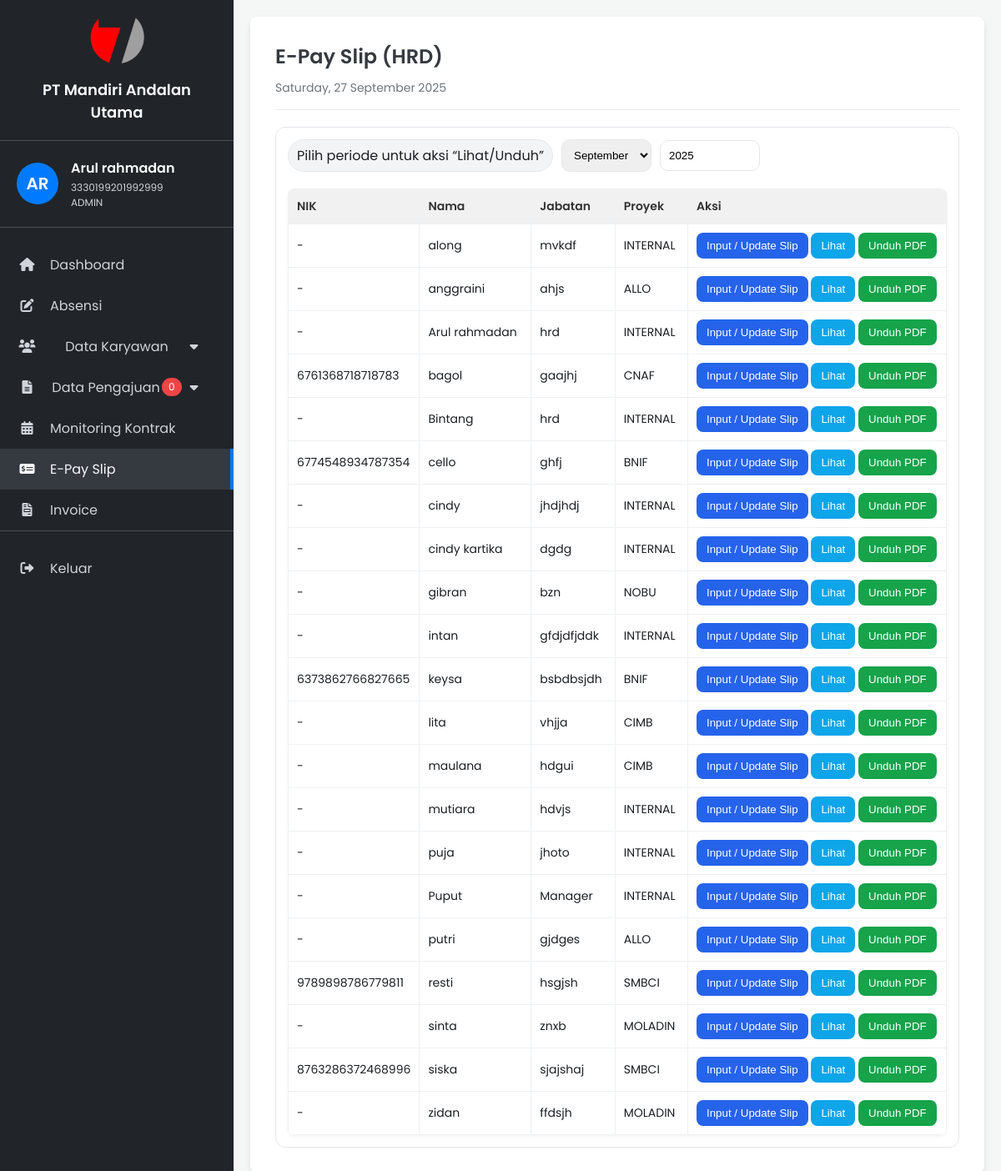
Screenshot of /admin/payslip/e_payslip_admin.php (signed in) with the database file from the repository.
### tables this page shows
CREATE TABLE `karyawan` (
  `id_karyawan` bigint(20) UNSIGNED NOT NULL,
  `nama_karyawan` varchar(255) DEFAULT NULL,
  `jabatan` varchar(100) DEFAULT NULL,
  `jenis_kelamin` varchar(50) DEFAULT NULL,
  `tempat_lahir` varchar(100) DEFAULT NULL,
  `tanggal_lahir` date DEFAULT NULL,
  `alamat` varchar(255) DEFAULT NULL,
  `alamat_tinggal` varchar(255) DEFAULT NULL,
  `rt_rw` varchar(10) DEFAULT NULL,
  `kelurahan` varchar(100) DEFAULT NULL,
  `kecamatan` varchar(100) DEFAULT NULL,
  `kota_kabupaten` varchar(100) DEFAULT NULL,
  `nik_ktp` varchar(20) DEFAULT NULL,
  `pendidikan_terakhir` varchar(100) DEFAULT NULL,
  `no_hp` varchar(20) DEFAULT NULL,
  `alamat_email` varchar(255) DEFAULT NULL,
  `no_kk` varchar(20) DEFAULT NULL,
  `nama_ayah` varchar(100) DEFAULT NULL,
  `nama_ibu` varchar(100) DEFAULT NULL,
  `nik_karyawan` varchar(50) DEFAULT NULL,
  `nip` varchar(50) DEFAULT NULL,
  `penempatan` varchar(100) DEFAULT NULL,
  `nama_user` varchar(100) DEFAULT NULL,
  `kota` varchar(100) DEFAULT NULL,
  `area` varchar(100) DEFAULT NULL,
  `nomor_kontrak` varchar(100) DEFAULT NULL,
  `tanggal_pembuatan_pks` date DEFAULT NULL,
  `nomor_surat_tugas` varchar(100) DEFAULT NULL,
  `masa_penugasan` varchar(100) DEFAULT NULL,
  `tgl_aktif_masuk` date DEFAULT NULL,
  `join_date` date DEFAULT NULL,
  `end_date` date DEFAULT NULL,
  `end_date_pks` date DEFAULT NULL,
  `end_of_contract` date DEFAULT NULL,
  `status_karyawan` varchar(50) DEFAULT NULL,
  `status` varchar(50) DEFAULT NULL,
  `tgl_resign` date DEFAULT NULL,
  `cabang` varchar(100) DEFAULT NULL,
  `job` varchar(100) DEFAULT NULL,
  `channel` varchar(100) DEFAULT NULL,
  `tgl_rmu` date DEFAULT NULL,
  `nomor_rekening` varchar(50) DEFAULT NULL,
  `nama_bank` varchar(50) DEFAULT NULL,
  `gapok` decimal(10,2) DEFAULT NULL,
  `umk_ump` decimal(10,2) DEFAULT NULL,
  `tanggal_pernyataan` date DEFAULT NULL,
  `npwp` varchar(50) DEFAULT NULL,
  `status_pajak` varchar(50) DEFAULT NULL,
  `recruitment_officer` varchar(100) DEFAULT NULL,
  `team_leader` varchar(100) DEFAULT NULL,
  `recruiter` varchar(100) DEFAULT NULL,
  `tl` varchar(100) DEFAULT NULL,
  `manager` varchar(100) DEFAULT NULL,
  `nama_sm` varchar(100) DEFAULT NULL,
  `nama_sh` varchar(100) DEFAULT NULL,
  `sales_code` varchar(50) DEFAULT NULL,
  `nomor_reff` varchar(50) DEFAULT NULL,
  `no_bpjamsostek` varchar(50) DEFAULT NULL,
  `no_bpjs_kes` varchar(50) DEFAULT NULL,
  `role` enum('HRD','KARYAWAN','ADMIN') DEFAULT NULL,
  `proyek` enum('ALLO','MOLADIN','NOBU','CIMB','CNAF','BNIF','SMBCI','INTERNAL') DEFAULT NULL,
  `surat_tugas` varchar(255) DEFAULT NULL
);

### admin/config.php (called while the page is built, shortened)
<?php
function e($string) {
    return htmlspecialchars($string, ENT_QUOTES, 'UTF-8');
}
?>

### admin/payslip/e_payslip_admin.php (the view, shortened to what this page needs)
<?php
require '../config.php';
$q = "SELECT id_karyawan, nik_karyawan, nama_karyawan, jabatan, proyek
      FROM karyawan
      WHERE (status IS NULL OR status='' OR UPPER(status) <> 'TIDAK AKTIF')
      ORDER BY nama_karyawan ASC";
$employees = [];
$res = $conn->query($q);
if ($res) {
    $employees = $res->fetch_all(MYSQLI_ASSOC);
}
$id_karyawan_admin = $_SESSION['id_karyawan'];
$nama_user_admin = $_SESSION['nama'];
$role_user_admin = $_SESSION['role'];
$sql_pending_requests = "SELECT COUNT(*) AS total_pending FROM pengajuan WHERE status_pengajuan = 'Menunggu'";
$result_pending_requests = $conn->query($sql_pending_requests);
$total_pending = $result_pending_requests->fetch_assoc()['total_pending'] ?? 0;
$stmt_admin_info = $conn->prepare("SELECT nik_ktp, jabatan FROM karyawan WHERE id_karyawan = ?");
$nik_user_admin = 'Tidak Ditemukan';
if ($stmt_admin_info) {
    $stmt_admin_info->bind_param("i", $id_karyawan_admin);
    $stmt_admin_info->execute();
    $result_admin_info = $stmt_admin_info->get_result();
    $admin_info = $result_admin_info->fetch_assoc();
    if ($admin_info) {
        $nik_user_admin = $admin_info['nik_ktp'];
    }
}
?>
<!doctype html>
<html lang="id">
<head>
    <link rel="stylesheet" href="https://cdnjs.cloudflare.com/ajax/libs/font-awesome/6.0.0-beta3/css/all.min.css">
    <link rel="stylesheet" href="../style.css">
</head>
<body>
    <div class="container">
        <aside class="sidebar">
            <div>
                <div class="company-brand">
                    <img src="../image/manu.png" alt="Logo PT Mandiri Andalan Utama" class="company-logo">
                    <p class="company-name">PT Mandiri Andalan Utama</p>
                </div>
                <div class="user-info">
                    <div class="user-avatar"><?= e(strtoupper(substr($nama_user_admin, 0, 2))) ?></div>
                    <div class="user-details">
                        <p class="user-name"><?= e($nama_user_admin) ?></p>
                        <p class="user-id"><?= e($nik_user_admin) ?></p>
                        <p class="user-role"><?= e($role_user_admin) ?></p>
                    </div>
                </div>
                <nav class="sidebar-nav">
                    <ul>
                        <li><a href="../dashboard_admin.php"><i class="fas fa-home"></i> Dashboard</a></li>
                        <li><a href="../absensi/absensi.php"><i class="fas fa-edit"></i> Absensi </a></li>
                        <li class="dropdown-trigger">
                            <a href="#" class="dropdown-link"><i class="fas fa-users"></i> Data Karyawan <i class="fas fa-caret-down"></i></a>
                        </li>
                        <li class="dropdown-trigger">
                            <a href="#" class="dropdown-link"><i class="fas fa-file-alt"></i> Data Pengajuan<span class="badge"><?= $total_pending ?? 0 ?></span> <i class="fas fa-caret-down"></i></a>
                        </li>
                        <li><a href="../monitoring_kontrak/monitoring_kontrak.php"><i class="fas fa-calendar-alt"></i> Monitoring Kontrak</a></li>
                        <li class="active"><a href="#"><i class="fas fa-money-check-alt"></i> E-Pay Slip</a></li>
                        <li><a href="../invoice/invoice.php"><i class="fas fa-file-invoice"></i> Invoice</a></li>
                    </ul>
                </nav>
                <div class="logout-link">
                    <a href="../../logout.php"><i class="fas fa-sign-out-alt"></i> Keluar</a>
                </div>
            </div>
        </aside>
        <main class="main-content">
            <header class="main-header">
                <h1>E-Pay Slip (HRD)</h1>
                <p class="current-date"><?= date('l, d F Y'); ?></p>
            </header>
            <div class="dashboard-content">
                <div class="card">
                    <div class="filter-header">
                        <div class="left">
                            <div class="pill">Pilih periode untuk aksi “Lihat/Unduh”</div>
                            <select id="bulan">
                                <?php
                                $nama_bulan = [
                                    1 => 'Januari', 2 => 'Februari', 3 => 'Maret', 4 => 'April',
                                    5 => 'Mei', 6 => 'Juni', 7 => 'Juli', 8 => 'Agustus',
                                    9 => 'September', 10 => 'Oktober', 11 => 'November', 12 => 'Desember'
                                ];
                                for ($m = 1; $m <= 12; $m++): ?>
                                    <option value="<?= $m ?>" <?= $m == (int)date('n') ? 'selected' : ''; ?>>
                                        <?= $nama_bulan[$m] ?>
                                    </option>
                                <?php endfor; ?>
                            </select>
                            <input type="number" id="tahun" value="<?= date('Y') ?>" min="2000" style="width:120px">
                        </div>
                    </div>
                    <table>
                        <thead>
                            <tr>
                                <th style="width:110px">NIK</th>
                                <th>Nama</th>
                                <th>Jabatan</th>
                                <th>Proyek</th>
                                <th style="width:310px">Aksi</th>
                            </tr>
                        </thead>
                        <tbody>
                            <?php if (empty($employees)): ?>
                                <tr>
                                    <td colspan="5" style="text-align:center">Tidak ada karyawan</td>
                                </tr>
                            <?php else: foreach ($employees as $e): ?>
                                <tr data-id="<?= (int)$e['id_karyawan'] ?>">
                                    <td><?= e($e['nik_karyawan'] ?? '-') ?></td>
                                    <td><?= e($e['nama_karyawan']) ?></td>
                                    <td><?= e($e['jabatan'] ?? '-') ?></td>
                                    <td><?= e($e['proyek'] ?? '-') ?></td>
                                    <td>
                                        <button class="btn primary btn-input">Input / Update Slip</button>
                                        <button class="btn info btn-view">Lihat</button>
                                        <button class="btn success btn-download">Unduh PDF</button>
                                    </td>
                                </tr>
                            <?php endforeach; endif; ?>
                        </tbody>
                    </table>
                </div>
            </div>
        </main>
    </div>
</body>
</html>

### admin/style.css (style rules this page uses)
:root { --primary-color: #007bff; --dark-bg: #212529; --darker-bg: #1c2024; --text-color: #f8f9fa; --light-text-color: #ced4da; --active-bg: #343a40; --border-color: #495057; }
* { margin: 0; padding: 0; box-sizing: border-box; }
body { font-family: 'Poppins', sans-serif; background-color: #f4f7f6; color: var(--darker-bg); }
.container { display: flex; height: 100vh; }
.sidebar { width: 280px; background-color: var(--dark-bg); color: var(--text-color); display: flex; flex-direction: column; padding: 20px 0; }
.company-brand { padding: 0 20px 20px; text-align: center; border-bottom: 1px solid var(--border-color); margin-bottom: 20px; }
.company-logo { max-width: 70px; height: auto; margin-bottom: 10px; }
.company-name { font-size: 18px; font-weight: 600; color: var(--text-color); margin: 0; }
.user-info { display: flex; align-items: center; padding: 0 20px 20px; border-bottom: 1px solid var(--border-color); margin-bottom: 20px; }
.user-avatar { width: 50px; height: 50px; background-color: var(--primary-color); border-radius: 50%; display: flex; justify-content: center; align-items: center; font-size: 20px; font-weight: 600; margin-right: 15px; }
.user-details .user-name { font-size: 16px; font-weight: 600; margin-bottom: 2px; }
.user-details .user-id, .user-details .user-role { font-size: 12px; color: var(--light-text-color); margin: 0; }
.sidebar-nav ul { list-style: none; }
.sidebar-nav li a { display: flex; align-items: center; padding: 12px 20px; color: var(--light-text-color); text-decoration: none; transition: background-color 0.2s, color 0.2s; }
.sidebar-nav li a:hover, .sidebar-nav li.active a { background-color: var(--active-bg); color: var(--text-color); }
.sidebar-nav li.active a { border-right: 4px solid var(--primary-color); }
.sidebar-nav li a i { width: 25px; text-align: center; margin-right: 15px; }
.logout-link { margin-top: auto; padding: 20px 0; border-top: 1px solid var(--border-color); }
.logout-link a { display: flex; align-items: center; padding: 12px 20px; color: var(--light-text-color); text-decoration: none; transition: background-color 0.2s, color 0.2s; }
.logout-link a i { width: 25px; text-align: center; margin-right: 15px; }
.main-content { flex-grow: 1; padding: 30px; background-color: #fff; border-radius: 8px; box-shadow: 0 4px 6px rgba(0, 0, 0, 0.1); margin: 20px; overflow: auto; }
.main-header { margin-bottom: 20px; padding-bottom: 15px; border-bottom: 1px solid #e9ecef; }
.main-header h1 { font-size: 24px; font-weight: 600; color: #343a40; }
.main-header .current-date { font-size: 14px; color: #6c757d; }
table { width: 100%; border-collapse: collapse; background-color: #fff; border-radius: 8px; overflow: hidden; box-shadow: 0 2px 5px rgba(0, 0, 0, 0.05); }
thead { background-color: #f1f1f1; }
th, td { padding: 12px 15px; text-align: left; border-bottom: 1px solid #ddd; font-size: 14px; }
th { font-weight: 600; color: #333; }

### admin/payslip/e_payslip_admin.php (style rules this page uses)
.card { background: #fff; border: 1px solid #e5e7eb; border-radius: 12px; padding: 14px }
h1 { margin: 0 0 10px }
select, input { padding: 10px; border: 1px solid #e5e7eb; border-radius: 10px }
table { width: 100%; border-collapse: collapse; margin-top: 10px }
th, td { border: 1px solid #eef0f3; padding: 10px }
.btn { padding: 8px 12px; border-radius: 8px; border: none; cursor: pointer }
.btn.primary { background: #2563eb; color: #fff }
.btn.info { background: #0ea5e9; color: #fff }
.btn.success { background: #16a34a; color: #fff }
.pill { background: #f3f4f6; border: 1px solid #e5e7eb; padding: 6px 10px; border-radius: 999px }
.sidebar-nav .dropdown-trigger { position: relative; }
.sidebar-nav .dropdown-link { display: flex; justify-content: space-between; align-items: center; }
.badge { background: #ef4444; color: #fff; padding: 2px 8px; border-radius: 999px; font-size: 12px; }
.filter-header { display: flex; justify-content: space-between; align-items: center; margin-bottom: 20px; }
.filter-header .left, .filter-header .right { display: flex; align-items: center; gap: 10px; }

### rows the page displays
karyawan: nik_ktp "3330199201992999", nik_karyawan "-", nama_karyawan "Arul rahmadan", jabatan "hrd", proyek "INTERNAL"
karyawan: nik_karyawan "-", nama_karyawan "along", jabatan "mvkdf", proyek "INTERNAL"
karyawan: nik_karyawan "-", nama_karyawan "anggraini", jabatan "ahjs", proyek "ALLO"
karyawan: nik_karyawan "6761368718718783", nama_karyawan "bagol", jabatan "gaajhj", proyek "CNAF"
karyawan: nik_karyawan "-", nama_karyawan "Bintang", jabatan "hrd", proyek "INTERNAL"
karyawan: nik_karyawan "6774548934787354", nama_karyawan "cello", jabatan "ghfj", proyek "BNIF"
karyawan: nik_karyawan "-", nama_karyawan "cindy", jabatan "jhdjhdj", proyek "INTERNAL"
karyawan: nik_karyawan "-", nama_karyawan "cindy kartika", jabatan "dgdg", proyek "INTERNAL"
karyawan: nik_karyawan "-", nama_karyawan "gibran", jabatan "bzn", proyek "NOBU"
karyawan: nik_karyawan "-", nama_karyawan "intan", jabatan "gfdjdfjddk", proyek "INTERNAL"
karyawan: nik_karyawan "6373862766827665", nama_karyawan "keysa", jabatan "bsbdbsjdh", proyek "BNIF"
karyawan: nik_karyawan "-", nama_karyawan "lita", jabatan "vhjja", proyek "CIMB"
karyawan: nik_karyawan "-", nama_karyawan "maulana", jabatan "hdgui", proyek "CIMB"
karyawan: nik_karyawan "-", nama_karyawan "mutiara", jabatan "hdvjs", proyek "INTERNAL"
karyawan: nik_karyawan "-", nama_karyawan "puja", jabatan "jhoto", proyek "INTERNAL"
karyawan: nik_karyawan "-", nama_karyawan "Puput", jabatan "Manager", proyek "INTERNAL"
karyawan: nik_karyawan "-", nama_karyawan "putri", jabatan "gjdges", proyek "ALLO"
karyawan: nik_karyawan "9789898786779811", nama_karyawan "resti", jabatan "hsgjsh", proyek "SMBCI"
karyawan: nik_karyawan "-", nama_karyawan "sinta", jabatan "znxb", proyek "MOLADIN"
karyawan: nik_karyawan "8763286372468996", nama_karyawan "siska", jabatan "sjajshaj", proyek "SMBCI"
karyawan: nik_karyawan "-", nama_karyawan "zidan", jabatan "ffdsjh", proyek "MOLADIN"

### other values shown
substr($nama_user_admin, 0, 2) "AR"
$nama_user_admin "Arul rahmadan"
$role_user_admin "ADMIN"
$total_pending "0"
form field value "September"
